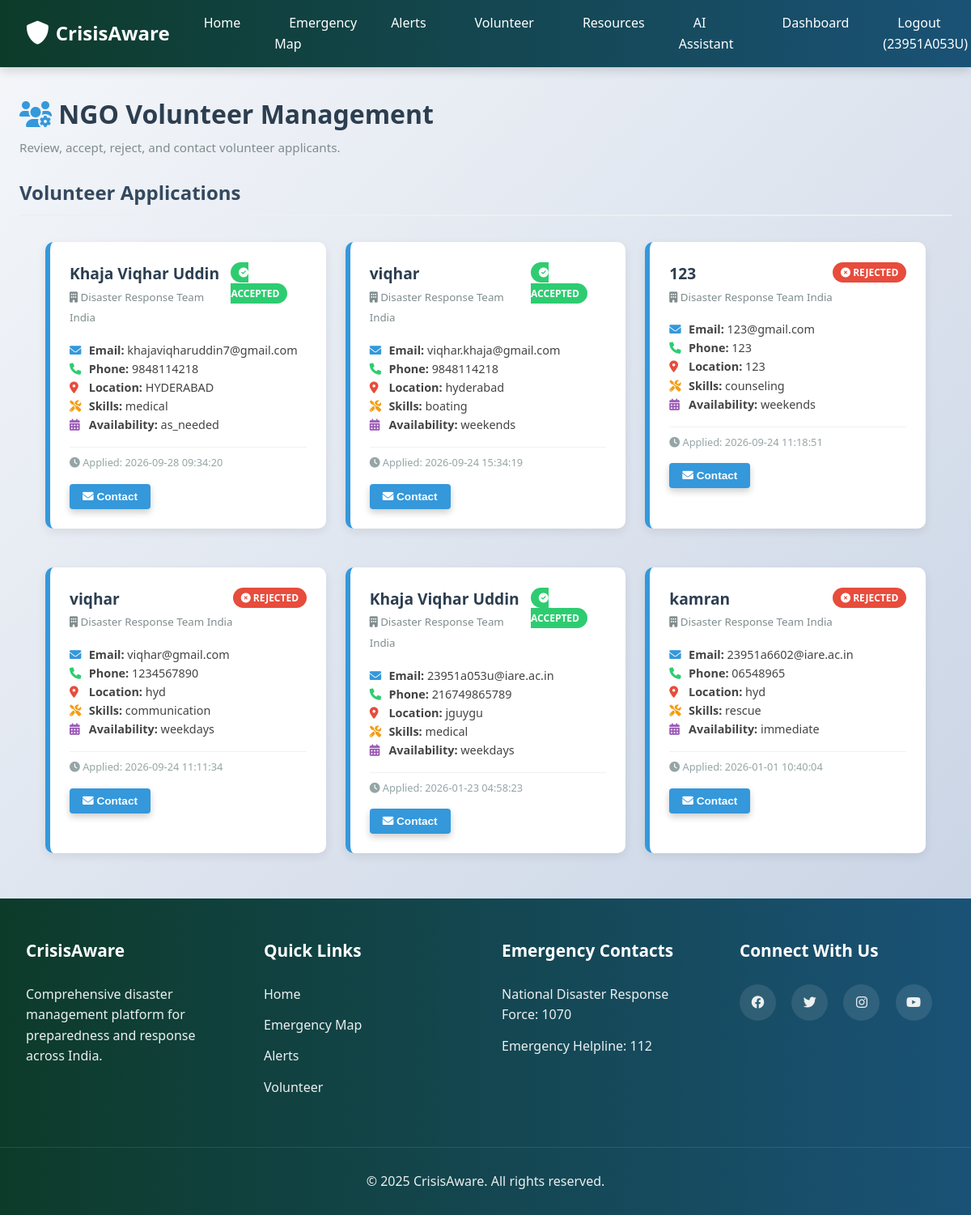
Screenshot of /ngo/dashboard (signed in) with the database file from the repository.
### tables this page shows
CREATE TABLE volunteers
                 (id INTEGER PRIMARY KEY AUTOINCREMENT,
                 name TEXT NOT NULL,
                 email TEXT NOT NULL,
                 phone TEXT NOT NULL,
                 location TEXT NOT NULL,
                 skills TEXT NOT NULL,
                 availability TEXT NOT NULL,
                 ngo_id INTEGER,
                 status TEXT DEFAULT 'pending',
                 created_at TIMESTAMP DEFAULT CURRENT_TIMESTAMP,
                 FOREIGN KEY (ngo_id) REFERENCES ngos (id));

CREATE TABLE ngos
                 (id INTEGER PRIMARY KEY AUTOINCREMENT,
                 name TEXT NOT NULL,
                 email TEXT NOT NULL,
                 phone TEXT NOT NULL,
                 address TEXT NOT NULL,
                 areas_of_operation TEXT NOT NULL,
                 created_at TIMESTAMP DEFAULT CURRENT_TIMESTAMP);

### app.py (the view)
@app.route('/ngo/dashboard')
def ngo_dashboard():
    if 'user_id' not in session:
        flash('Please login to access the dashboard', 'danger')
        return redirect(url_for('login'))
    db = get_db()
    volunteers = db.execute('''SELECT v.*, n.name as ngo_name
                             FROM volunteers v
                             LEFT JOIN ngos n ON v.ngo_id = n.id
                             ORDER BY v.created_at DESC''').fetchall()
    db.close()
    return render_template('ngo_dashboard.html', volunteers=volunteers)

### app.py (called while the page is built, shortened)
def get_db_path():
    base_dir = os.path.dirname(os.path.abspath(__file__))
    db_name = os.getenv('DATABASE', 'floodguard.db')
    if os.path.isabs(db_name):
        return db_name
    source_db = os.path.join(base_dir, db_name)
    return source_db

def get_db():
    conn = sqlite3.connect(get_db_path())
    conn.row_factory = sqlite3.Row
    return conn

### templates/ngo_dashboard.html (shortened to what this page needs)
{% extends "base.html" %}
{% block content %}
<div style="max-width: 1200px; margin: 2rem auto; padding: 0 1.5rem;">
    <div
        style="display: flex; justify-content: space-between; align-items: center; flex-wrap: wrap; gap: 1rem; margin-bottom: 1.5rem;">
        <div>
            <h1 style="margin: 0; color: #2c3e50;"><i class="fas fa-users-cog" style="color: #3498db;"></i> NGO
                Volunteer Management</h1>
            <p style="margin: 0.25rem 0 0 0; color: #7f8c8d; font-size: 0.95rem;">Review, accept, reject, and contact
                volunteer applicants.</p>
        </div>
    </div>
    <h2 style="margin-top: 1.5rem; color: #34495e; border-bottom: 2px solid #ecf0f1; padding-bottom: 0.5rem;">
        Volunteer Applications
    </h2>
    {% if volunteers %}
    <div class="alert-container"
        style="display: grid; gap: 1.5rem; grid-template-columns: repeat(auto-fill, minmax(340px, 1fr));">
        {% for volunteer in volunteers %}
        {% set status_lower = (volunteer.status or 'pending')|lower %}
        <div class="alert-card status-border-{{ status_lower }}"
            style="background: white; border-radius: 10px; padding: 1.5rem; box-shadow: 0 4px 12px rgba(0,0,0,0.08);">
            <div style="display: flex; justify-content: space-between; align-items: flex-start; margin-bottom: 1rem;">
                <div>
                    <h3 style="margin: 0; color: #2c3e50; font-size: 1.2rem;">{{ volunteer.name }}</h3>
                    <small style="color: #7f8c8d;"><i class="fas fa-building"></i> {{ volunteer.ngo_name or
                        'CrisisAware' }}</small>
                </div>
                <div>
                    {% if status_lower == 'accepted' %}
                    <span
                        style="background: #2ecc71; color: white; padding: 0.25rem 0.6rem; border-radius: 20px; font-size: 0.75rem; font-weight: bold;">
                        <i class="fas fa-check-circle"></i> ACCEPTED
                    </span>
                    {% elif status_lower == 'rejected' %}
                    <span
                        style="background: #e74c3c; color: white; padding: 0.25rem 0.6rem; border-radius: 20px; font-size: 0.75rem; font-weight: bold;">
                        <i class="fas fa-times-circle"></i> REJECTED
                    </span>
                    {% else %}
                    <span
                        style="background: #f39c12; color: white; padding: 0.25rem 0.6rem; border-radius: 20px; font-size: 0.75rem; font-weight: bold;">
                        <i class="fas fa-hourglass-half"></i> PENDING
                    </span>
                    {% endif %}
                </div>
            </div>
            <div style="font-size: 0.9rem; color: #444; line-height: 1.6; margin-bottom: 1rem;">
                <div><i class="fas fa-envelope" style="color: #3498db; width: 20px;"></i> <strong>Email:</strong> {{
                    volunteer.email }}</div>
                <div><i class="fas fa-phone" style="color: #2ecc71; width: 20px;"></i> <strong>Phone:</strong> {{
                    volunteer.phone }}</div>
                <div><i class="fas fa-map-marker-alt" style="color: #e74c3c; width: 20px;"></i>
                    <strong>Location:</strong> {{ volunteer.location }}
                </div>
                <div><i class="fas fa-tools" style="color: #f39c12; width: 20px;"></i> <strong>Skills:</strong> {{
                    volunteer.skills }}</div>
                <div><i class="fas fa-calendar-alt" style="color: #9b59b6; width: 20px;"></i>
                    <strong>Availability:</strong> {{ volunteer.availability }}
                </div>
            </div>
            <div
                style="font-size: 0.8rem; color: #95a5a6; border-top: 1px solid #f1f1f1; padding-top: 0.5rem; margin-bottom: 1rem;">
                <i class="fas fa-clock"></i> Applied: {{ volunteer.created_at }}
            </div>
            <div style="display: flex; gap: 0.5rem; flex-wrap: wrap;">
                <button class="btn contact-vol-btn" data-id="{{ volunteer.id }}" data-name="{{ volunteer.name }}"
                    data-email="{{ volunteer.email }}" data-phone="{{ volunteer.phone }}"
                    style="background: #3498db; color: white; padding: 0.5rem 1rem; border: none; border-radius: 4px; cursor: pointer; font-size: 0.85rem;">
                    <i class="fas fa-envelope"></i> Contact
                </button>
            </div>
        </div>
        {% endfor %}
    </div>
    {% endif %}
</div>
{% endblock %}

### templates/base.html (shortened to what this page needs)
<!DOCTYPE html>
<html lang="en">
<head>
    <link rel="stylesheet" href="{{ url_for('static', filename='css/style.css') }}">
    <link href="https://cdnjs.cloudflare.com/ajax/libs/font-awesome/6.0.0/css/all.min.css" rel="stylesheet">
    <link rel="stylesheet" href="https://unpkg.com/leaflet@1.7.1/dist/leaflet.css" />
</head>
<body>
    <nav class="navbar">
        <div class="nav-container">
            <div class="nav-logo">
                <i class="fas fa-shield-alt"></i>
                <span>CrisisAware </span>
            </div>
            <ul class="nav-menu">
                <li class="nav-item">
                    <a href="{{ url_for('index') }}" class="nav-link">Home</a>
                </li>
                <li class="nav-item">
                    <a href="{{ url_for('map') }}" class="nav-link">Emergency Map</a>
                </li>
                <li class="nav-item">
                    <a href="{{ url_for('alerts') }}" class="nav-link">Alerts</a>
                </li>
                <li class="nav-item">
                    <a href="{{ url_for('volunteer') }}" class="nav-link">Volunteer</a>
                </li>
                <li class="nav-item">
                    <a href="{{ url_for('resources') }}" class="nav-link">Resources</a>
                </li>
                <li class="nav-item">
                    <a href="{{ url_for('chatbot') }}" class="nav-link">AI Assistant</a>
                </li>
                {% if session.user_id %}
                <li class="nav-item">
                    <a href="{{ url_for('ngo_dashboard') }}" class="nav-link">Dashboard</a>
                </li>
                <li class="nav-item">
                    <a href="{{ url_for('logout') }}" class="nav-link">Logout ({{ session.username }})</a>
                </li>
                {% else %}
                <li class="nav-item">
                    <a href="{{ url_for('login') }}" class="nav-link">Login</a>
                </li>
                {% endif %}
            </ul>
        </div>
    </nav>
    <main>
        {% block content %}{% endblock %}
    </main>
    <footer class="footer">
        <div class="footer-container">
            <div class="footer-section">
                <h3>CrisisAware </h3>
                <p>Comprehensive disaster management platform for preparedness and response across India.</p>
            </div>
            <div class="footer-section">
                <h3>Quick Links</h3>
                <ul>
                    <li><a href="{{ url_for('index') }}">Home</a></li>
                    <li><a href="{{ url_for('map') }}">Emergency Map</a></li>
                    <li><a href="{{ url_for('alerts') }}">Alerts</a></li>
                    <li><a href="{{ url_for('volunteer') }}">Volunteer</a></li>
                </ul>
            </div>
            <div class="footer-section">
                <h3>Emergency Contacts</h3>
                <ul>
                    <li>National Disaster Response Force: 1070</li>
                    <li>Emergency Helpline: 112</li>
                </ul>
            </div>
            <div class="footer-section">
                <h3>Connect With Us</h3>
                <div class="social-icons">
                    <a href="#"><i class="fab fa-facebook"></i></a>
                    <a href="#"><i class="fab fa-twitter"></i></a>
                    <a href="#"><i class="fab fa-instagram"></i></a>
                    <a href="#"><i class="fab fa-youtube"></i></a>
                </div>
            </div>
        </div>
        <div class="footer-bottom">
            <p>&copy; 2025 CrisisAware. All rights reserved.</p>
        </div>
    </footer>
</body>
</html>

### static/css/style.css (style rules this page uses)
:root { --dark-green: #0d3b2a; --medium-green: #1e8449; --light-green: #27ae60; --dark-blue: #1a5276; --medium-blue: #2874a6; --light-blue: #3498db; --dark-gray: #2c3e50; --medium-gray: #7f8c8d; --light-gray: #ecf0f1; --white: #ffffff; --black: #000000; --warning: #f39c12; --danger: #e74c3c; --info: #3498db; --success: #27ae60; }
* { margin: 0; padding: 0; box-sizing: border-box; }
body { font-family: 'Segoe UI', Tahoma, Geneva, Verdana, sans-serif; line-height: 1.6; color: var(--dark-gray); background: linear-gradient(135deg, #f5f7fa 0%, #c3cfe2 100%); min-height: 100vh; }
.navbar { background: linear-gradient(90deg, var(--dark-green) 0%, var(--dark-blue) 100%); padding: 1rem 0; position: sticky; top: 0; z-index: 1000; box-shadow: 0 4px 12px rgba(0, 0, 0, 0.15); }
.nav-container { max-width: 1200px; margin: 0 auto; display: flex; justify-content: space-between; align-items: center; padding: 0 2rem; }
.nav-logo { display: flex; align-items: center; color: var(--white); font-size: 1.5rem; font-weight: bold; }
.nav-logo i { margin-right: 0.5rem; font-size: 1.8rem; }
.nav-menu { display: flex; list-style: none; }
.nav-item { margin-left: 1.5rem; }
.nav-link { color: var(--white); text-decoration: none; font-weight: 500; padding: 0.5rem 1rem; border-radius: 4px; transition: all 0.3s ease; border: 2px solid transparent; }
main { min-height: calc(100vh - 160px); }
.btn { display: inline-block; background: linear-gradient(45deg, var(--light-blue), var(--medium-blue)); color: var(--white); padding: 1rem 2rem; border: none; border-radius: 6px; text-decoration: none; font-weight: bold; cursor: pointer; transition: all 0.3s ease; box-shadow: 0 4px 8px rgba(0, 0, 0, 0.2); }
.alert-container { max-width: 1200px; margin: 2rem auto; padding: 0 2rem; }
.alert-card { background-color: var(--white); border-left: 6px solid var(--light-blue); border-radius: 8px; padding: 1.8rem; margin-bottom: 1.5rem; box-shadow: 0 4px 8px rgba(0, 0, 0, 0.1); transition: all 0.3s ease; }
.footer { background: linear-gradient(90deg, var(--dark-green) 0%, var(--dark-blue) 100%); color: var(--light-gray); padding: 3rem 0 0; }
.footer-container { max-width: 1200px; margin: 0 auto; display: grid; grid-template-columns: repeat(auto-fit, minmax(250px, 1fr)); gap: 2.5rem; padding: 0 2rem; }
.footer-section h3 { margin-bottom: 1.5rem; color: var(--white); font-size: 1.3rem; }
.footer-section ul { list-style: none; }
.footer-section ul li { margin-bottom: 0.8rem; }
.footer-section a { color: var(--light-gray); text-decoration: none; transition: all 0.3s ease; }
.social-icons { display: flex; gap: 1.2rem; }
.social-icons a { display: inline-block; width: 45px; height: 45px; background-color: rgba(255, 255, 255, 0.1); border-radius: 50%; text-align: center; line-height: 45px; transition: all 0.3s ease; }
.footer-bottom { text-align: center; padding: 1.8rem 0; margin-top: 3rem; border-top: 1px solid rgba(255, 255, 255, 0.1); }

### rows the page displays
volunteers: name "Khaja Viqhar Uddin", name "Disaster Response Team India", shows "ACCEPTED", email "khajaviqharuddin7@gmail.com", phone "9848114218", location "HYDERABAD", skills "medical", availability "as_needed", created_at "2026-09-28 09:34:20"
volunteers: name "viqhar", name "Disaster Response Team India", shows "ACCEPTED", email "viqhar.khaja@gmail.com", phone "9848114218", location "hyderabad", skills "boating", availability "weekends", created_at "2026-09-24 15:34:19"
volunteers: name "123", name "Disaster Response Team India", shows "REJECTED", email "123@gmail.com", phone "123", location "123", skills "counseling", availability "weekends", created_at "2026-09-24 11:18:51"
volunteers: name "viqhar", name "Disaster Response Team India", shows "REJECTED", email "viqhar@gmail.com", phone "1234567890", location "hyd", skills "communication", availability "weekdays", created_at "2026-09-24 11:11:34"
volunteers: name "Khaja Viqhar Uddin", name "Disaster Response Team India", shows "ACCEPTED", email "23951a053u@iare.ac.in", phone "216749865789", location "jguygu", skills "medical", availability "weekdays", created_at "2026-01-23 04:58:23"
volunteers: name "kamran", name "Disaster Response Team India", shows "REJECTED", email "23951a6602@iare.ac.in", phone "06548965", location "hyd", skills "rescue", availability "immediate", created_at "2026-01-01 10:40:04"

### other values shown
{{ session.username }} "23951A053U"
